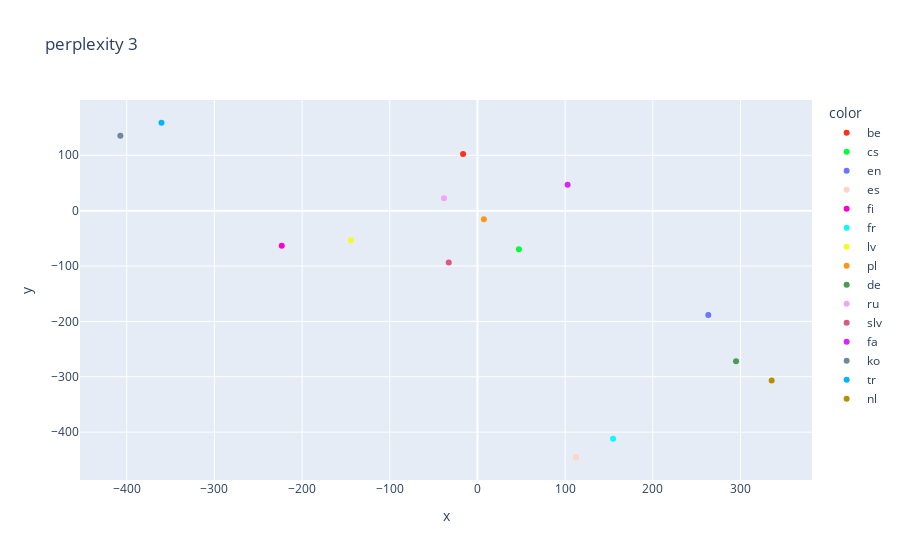
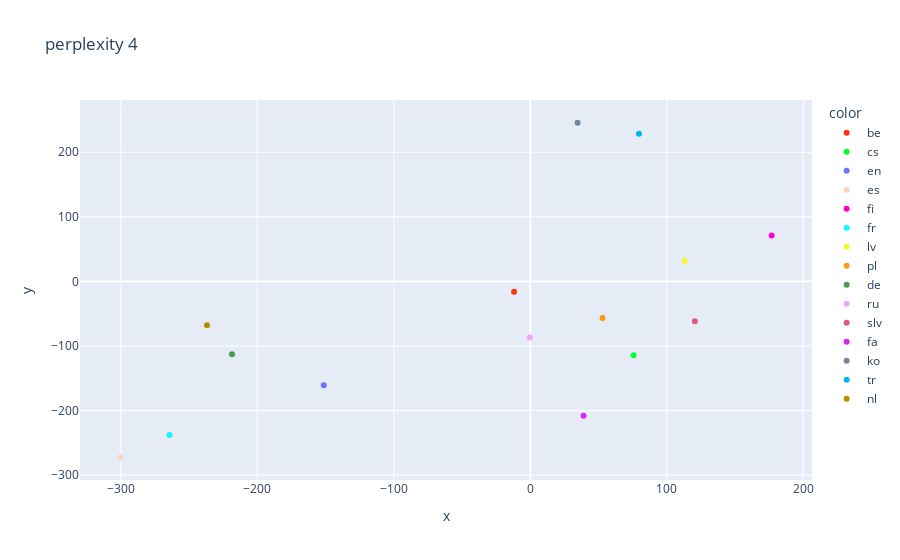
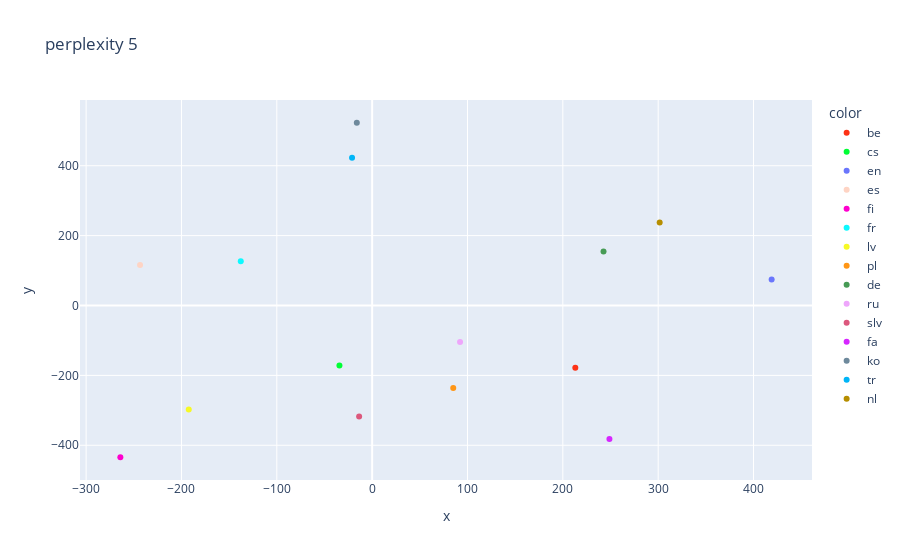
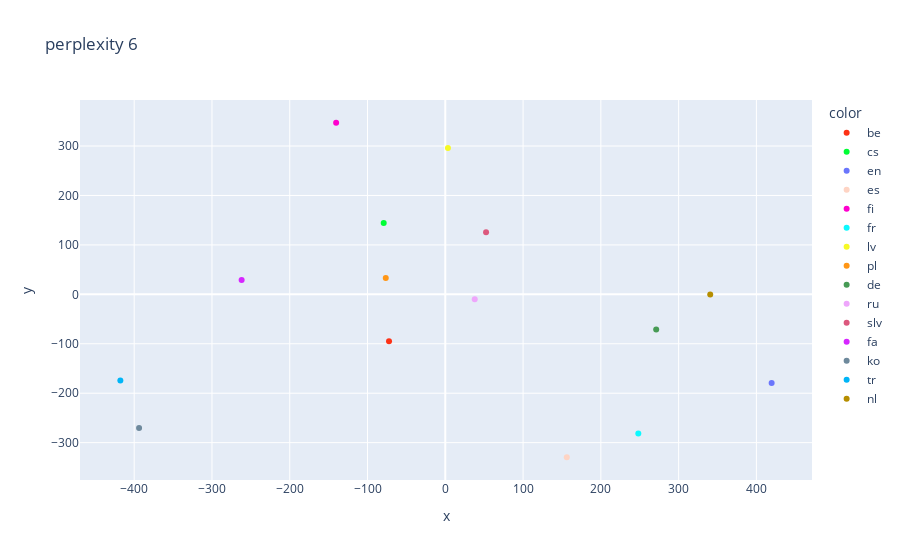

Notebook cell for these charts, in order:
### Code cell
for p in range(3, 11):    
    X_embedded = TSNE(perplexity=p, metric='precomputed').fit_transform(X_dist)
    fig = px.scatter(x=X_embedded[:,0], y=X_embedded[:,1], color=langs_train, title=f"perplexity {p}", color_discrete_sequence=px.colors.qualitative.Light24)
    fig.show()

### Figure 1 — Plotly figure (JSON) as saved in the notebook; plotly's stock layout.template omitted (floating-point values rounded to 4 significant figures)
{"data": [{"hovertemplate": "color=be<br>x=%{x}<br>y=%{y}<extra></extra>", "legendgroup": "be", "marker": {"color": "#FD3216", "symbol": "circle"}, "mode": "markers", "name": "be", "orientation": "v", "showlegend": true, "type": "scatter", "x": [-16.38], "xaxis": "x", "y": [102.5], "yaxis": "y"}, {"hovertemplate": "color=cs<br>x=%{x}<br>y=%{y}<extra></extra>", "legendgroup": "cs", "marker": {"color": "#00FE35", "symbol": "circle"}, "mode": "markers", "name": "cs", "orientation": "v", "showlegend": true, "type": "scatter", "x": [47.27], "xaxis": "x", "y": [-69.56], "yaxis": "y"}, {"hovertemplate": "color=en<br>x=%{x}<br>y=%{y}<extra></extra>", "legendgroup": "en", "marker": {"color": "#6A76FC", "symbol": "circle"}, "mode": "markers", "name": "en", "orientation": "v", "showlegend": true, "type": "scatter", "x": [263.3], "xaxis": "x", "y": [-188.5], "yaxis": "y"}, {"hovertemplate": "color=es<br>x=%{x}<br>y=%{y}<extra></extra>", "legendgroup": "es", "marker": {"color": "#FED4C4", "symbol": "circle"}, "mode": "markers", "name": "es", "orientation": "v", "showlegend": true, "type": "scatter", "x": [112.4], "xaxis": "x", "y": [-445.4], "yaxis": "y"}, {"hovertemplate": "color=fi<br>x=%{x}<br>y=%{y}<extra></extra>", "legendgroup": "fi", "marker": {"color": "#FE00CE", "symbol": "circle"}, "mode": "markers", "name": "fi", "orientation": "v", "showlegend": true, "type": "scatter", "x": [-223.2], "xaxis": "x", "y": [-63.54], "yaxis": "y"}, {"hovertemplate": "color=fr<br>x=%{x}<br>y=%{y}<extra></extra>", "legendgroup": "fr", "marker": {"color": "#0DF9FF", "symbol": "circle"}, "mode": "markers", "name": "fr", "orientation": "v", "showlegend": true, "type": "scatter", "x": [154.6], "xaxis": "x", "y": [-412.0], "yaxis": "y"}, {"hovertemplate": "color=lv<br>x=%{x}<br>y=%{y}<extra></extra>", "legendgroup": "lv", "marker": {"color": "#F6F926", "symbol": "circle"}, "mode": "markers", "name": "lv", "orientation": "v", "showlegend": true, "type": "scatter", "x": [-144.3], "xaxis": "x", "y": [-53.56], "yaxis": "y"}, {"hovertemplate": "color=pl<br>x=%{x}<br>y=%{y}<extra></extra>", "legendgroup": "pl", "marker": {"color": "#FF9616", "symbol": "circle"}, "mode": "markers", "name": "pl", "orientation": "v", "showlegend": true, "type": "scatter", "x": [7.341], "xaxis": "x", "y": [-15.63], "yaxis": "y"}, {"hovertemplate": "color=de<br>x=%{x}<br>y=%{y}<extra></extra>", "legendgroup": "de", "marker": {"color": "#479B55", "symbol": "circle"}, "mode": "markers", "name": "de", "orientation": "v", "showlegend": true, "type": "scatter", "x": [294.9], "xaxis": "x", "y": [-272.0], "yaxis": "y"}, {"hovertemplate": "color=ru<br>x=%{x}<br>y=%{y}<extra></extra>", "legendgroup": "ru", "marker": {"color": "#EEA6FB", "symbol": "circle"}, "mode": "markers", "name": "ru", "orientation": "v", "showlegend": true, "type": "scatter", "x": [-38.11], "xaxis": "x", "y": [22.41], "yaxis": "y"}, {"hovertemplate": "color=slv<br>x=%{x}<br>y=%{y}<extra></extra>", "legendgroup": "slv", "marker": {"color": "#DC587D", "symbol": "circle"}, "mode": "markers", "name": "slv", "orientation": "v", "showlegend": true, "type": "scatter", "x": [-32.71], "xaxis": "x", "y": [-93.59], "yaxis": "y"}, {"hovertemplate": "color=fa<br>x=%{x}<br>y=%{y}<extra></extra>", "legendgroup": "fa", "marker": {"color": "#D626FF", "symbol": "circle"}, "mode": "markers", "name": "fa", "orientation": "v", "showlegend": true, "type": "scatter", "x": [102.8], "xaxis": "x", "y": [46.81], "yaxis": "y"}, {"hovertemplate": "color=ko<br>x=%{x}<br>y=%{y}<extra></extra>", "legendgroup": "ko", "marker": {"color": "#6E899C", "symbol": "circle"}, "mode": "markers", "name": "ko", "orientation": "v", "showlegend": true, "type": "scatter", "x": [-407.2], "xaxis": "x", "y": [135.4], "yaxis": "y"}, {"hovertemplate": "color=tr<br>x=%{x}<br>y=%{y}<extra></extra>", "legendgroup": "tr", "marker": {"color": "#00B5F7", "symbol": "circle"}, "mode": "markers", "name": "tr", "orientation": "v", "showlegend": true, "type": "scatter", "x": [-360.3], "xaxis": "x", "y": [158.8], "yaxis": "y"}, {"hovertemplate": "color=nl<br>x=%{x}<br>y=%{y}<extra></extra>", "legendgroup": "nl", "marker": {"color": "#B68E00", "symbol": "circle"}, "mode": "markers", "name": "nl", "orientation": "v", "showlegend": true, "type": "scatter", "x": [335.5], "xaxis": "x", "y": [-306.7], "yaxis": "y"}], "layout": {"legend": {"title": {"text": "color"}, "tracegroupgap": 0}, "title": {"text": "perplexity 3"}, "xaxis": {"anchor": "y", "domain": [0, 1], "title": {"text": "x"}}, "yaxis": {"anchor": "x", "domain": [0, 1], "title": {"text": "y"}}}}

### Figure 2 — Plotly figure (JSON) as saved in the notebook; plotly's stock layout.template omitted (floating-point values rounded to 4 significant figures)
{"data": [{"hovertemplate": "color=be<br>x=%{x}<br>y=%{y}<extra></extra>", "legendgroup": "be", "marker": {"color": "#FD3216", "symbol": "circle"}, "mode": "markers", "name": "be", "orientation": "v", "showlegend": true, "type": "scatter", "x": [-11.83], "xaxis": "x", "y": [-15.96], "yaxis": "y"}, {"hovertemplate": "color=cs<br>x=%{x}<br>y=%{y}<extra></extra>", "legendgroup": "cs", "marker": {"color": "#00FE35", "symbol": "circle"}, "mode": "markers", "name": "cs", "orientation": "v", "showlegend": true, "type": "scatter", "x": [75.8], "xaxis": "x", "y": [-114.2], "yaxis": "y"}, {"hovertemplate": "color=en<br>x=%{x}<br>y=%{y}<extra></extra>", "legendgroup": "en", "marker": {"color": "#6A76FC", "symbol": "circle"}, "mode": "markers", "name": "en", "orientation": "v", "showlegend": true, "type": "scatter", "x": [-151.3], "xaxis": "x", "y": [-160.8], "yaxis": "y"}, {"hovertemplate": "color=es<br>x=%{x}<br>y=%{y}<extra></extra>", "legendgroup": "es", "marker": {"color": "#FED4C4", "symbol": "circle"}, "mode": "markers", "name": "es", "orientation": "v", "showlegend": true, "type": "scatter", "x": [-300.4], "xaxis": "x", "y": [-272.4], "yaxis": "y"}, {"hovertemplate": "color=fi<br>x=%{x}<br>y=%{y}<extra></extra>", "legendgroup": "fi", "marker": {"color": "#FE00CE", "symbol": "circle"}, "mode": "markers", "name": "fi", "orientation": "v", "showlegend": true, "type": "scatter", "x": [176.9], "xaxis": "x", "y": [71.23], "yaxis": "y"}, {"hovertemplate": "color=fr<br>x=%{x}<br>y=%{y}<extra></extra>", "legendgroup": "fr", "marker": {"color": "#0DF9FF", "symbol": "circle"}, "mode": "markers", "name": "fr", "orientation": "v", "showlegend": true, "type": "scatter", "x": [-264.4], "xaxis": "x", "y": [-237.9], "yaxis": "y"}, {"hovertemplate": "color=lv<br>x=%{x}<br>y=%{y}<extra></extra>", "legendgroup": "lv", "marker": {"color": "#F6F926", "symbol": "circle"}, "mode": "markers", "name": "lv", "orientation": "v", "showlegend": true, "type": "scatter", "x": [113.2], "xaxis": "x", "y": [31.49], "yaxis": "y"}, {"hovertemplate": "color=pl<br>x=%{x}<br>y=%{y}<extra></extra>", "legendgroup": "pl", "marker": {"color": "#FF9616", "symbol": "circle"}, "mode": "markers", "name": "pl", "orientation": "v", "showlegend": true, "type": "scatter", "x": [53.0], "xaxis": "x", "y": [-56.62], "yaxis": "y"}, {"hovertemplate": "color=de<br>x=%{x}<br>y=%{y}<extra></extra>", "legendgroup": "de", "marker": {"color": "#479B55", "symbol": "circle"}, "mode": "markers", "name": "de", "orientation": "v", "showlegend": true, "type": "scatter", "x": [-218.6], "xaxis": "x", "y": [-112.7], "yaxis": "y"}, {"hovertemplate": "color=ru<br>x=%{x}<br>y=%{y}<extra></extra>", "legendgroup": "ru", "marker": {"color": "#EEA6FB", "symbol": "circle"}, "mode": "markers", "name": "ru", "orientation": "v", "showlegend": true, "type": "scatter", "x": [-0.3744], "xaxis": "x", "y": [-87.02], "yaxis": "y"}, {"hovertemplate": "color=slv<br>x=%{x}<br>y=%{y}<extra></extra>", "legendgroup": "slv", "marker": {"color": "#DC587D", "symbol": "circle"}, "mode": "markers", "name": "slv", "orientation": "v", "showlegend": true, "type": "scatter", "x": [120.7], "xaxis": "x", "y": [-61.65], "yaxis": "y"}, {"hovertemplate": "color=fa<br>x=%{x}<br>y=%{y}<extra></extra>", "legendgroup": "fa", "marker": {"color": "#D626FF", "symbol": "circle"}, "mode": "markers", "name": "fa", "orientation": "v", "showlegend": true, "type": "scatter", "x": [39.04], "xaxis": "x", "y": [-208.0], "yaxis": "y"}, {"hovertemplate": "color=ko<br>x=%{x}<br>y=%{y}<extra></extra>", "legendgroup": "ko", "marker": {"color": "#6E899C", "symbol": "circle"}, "mode": "markers", "name": "ko", "orientation": "v", "showlegend": true, "type": "scatter", "x": [34.71], "xaxis": "x", "y": [245.7], "yaxis": "y"}, {"hovertemplate": "color=tr<br>x=%{x}<br>y=%{y}<extra></extra>", "legendgroup": "tr", "marker": {"color": "#00B5F7", "symbol": "circle"}, "mode": "markers", "name": "tr", "orientation": "v", "showlegend": true, "type": "scatter", "x": [79.7], "xaxis": "x", "y": [228.9], "yaxis": "y"}, {"hovertemplate": "color=nl<br>x=%{x}<br>y=%{y}<extra></extra>", "legendgroup": "nl", "marker": {"color": "#B68E00", "symbol": "circle"}, "mode": "markers", "name": "nl", "orientation": "v", "showlegend": true, "type": "scatter", "x": [-236.9], "xaxis": "x", "y": [-67.96], "yaxis": "y"}], "layout": {"legend": {"title": {"text": "color"}, "tracegroupgap": 0}, "title": {"text": "perplexity 4"}, "xaxis": {"anchor": "y", "domain": [0, 1], "title": {"text": "x"}}, "yaxis": {"anchor": "x", "domain": [0, 1], "title": {"text": "y"}}}}

### Figure 3 — Plotly figure (JSON) as saved in the notebook; plotly's stock layout.template omitted (floating-point values rounded to 4 significant figures)
{"data": [{"hovertemplate": "color=be<br>x=%{x}<br>y=%{y}<extra></extra>", "legendgroup": "be", "marker": {"color": "#FD3216", "symbol": "circle"}, "mode": "markers", "name": "be", "orientation": "v", "showlegend": true, "type": "scatter", "x": [213.1], "xaxis": "x", "y": [-178.4], "yaxis": "y"}, {"hovertemplate": "color=cs<br>x=%{x}<br>y=%{y}<extra></extra>", "legendgroup": "cs", "marker": {"color": "#00FE35", "symbol": "circle"}, "mode": "markers", "name": "cs", "orientation": "v", "showlegend": true, "type": "scatter", "x": [-34.32], "xaxis": "x", "y": [-171.7], "yaxis": "y"}, {"hovertemplate": "color=en<br>x=%{x}<br>y=%{y}<extra></extra>", "legendgroup": "en", "marker": {"color": "#6A76FC", "symbol": "circle"}, "mode": "markers", "name": "en", "orientation": "v", "showlegend": true, "type": "scatter", "x": [419.0], "xaxis": "x", "y": [74.24], "yaxis": "y"}, {"hovertemplate": "color=es<br>x=%{x}<br>y=%{y}<extra></extra>", "legendgroup": "es", "marker": {"color": "#FED4C4", "symbol": "circle"}, "mode": "markers", "name": "es", "orientation": "v", "showlegend": true, "type": "scatter", "x": [-243.4], "xaxis": "x", "y": [115.7], "yaxis": "y"}, {"hovertemplate": "color=fi<br>x=%{x}<br>y=%{y}<extra></extra>", "legendgroup": "fi", "marker": {"color": "#FE00CE", "symbol": "circle"}, "mode": "markers", "name": "fi", "orientation": "v", "showlegend": true, "type": "scatter", "x": [-264.1], "xaxis": "x", "y": [-434.3], "yaxis": "y"}, {"hovertemplate": "color=fr<br>x=%{x}<br>y=%{y}<extra></extra>", "legendgroup": "fr", "marker": {"color": "#0DF9FF", "symbol": "circle"}, "mode": "markers", "name": "fr", "orientation": "v", "showlegend": true, "type": "scatter", "x": [-137.8], "xaxis": "x", "y": [126.8], "yaxis": "y"}, {"hovertemplate": "color=lv<br>x=%{x}<br>y=%{y}<extra></extra>", "legendgroup": "lv", "marker": {"color": "#F6F926", "symbol": "circle"}, "mode": "markers", "name": "lv", "orientation": "v", "showlegend": true, "type": "scatter", "x": [-192.3], "xaxis": "x", "y": [-297.8], "yaxis": "y"}, {"hovertemplate": "color=pl<br>x=%{x}<br>y=%{y}<extra></extra>", "legendgroup": "pl", "marker": {"color": "#FF9616", "symbol": "circle"}, "mode": "markers", "name": "pl", "orientation": "v", "showlegend": true, "type": "scatter", "x": [85.04], "xaxis": "x", "y": [-236.1], "yaxis": "y"}, {"hovertemplate": "color=de<br>x=%{x}<br>y=%{y}<extra></extra>", "legendgroup": "de", "marker": {"color": "#479B55", "symbol": "circle"}, "mode": "markers", "name": "de", "orientation": "v", "showlegend": true, "type": "scatter", "x": [242.7], "xaxis": "x", "y": [154.7], "yaxis": "y"}, {"hovertemplate": "color=ru<br>x=%{x}<br>y=%{y}<extra></extra>", "legendgroup": "ru", "marker": {"color": "#EEA6FB", "symbol": "circle"}, "mode": "markers", "name": "ru", "orientation": "v", "showlegend": true, "type": "scatter", "x": [92.21], "xaxis": "x", "y": [-104.1], "yaxis": "y"}, {"hovertemplate": "color=slv<br>x=%{x}<br>y=%{y}<extra></extra>", "legendgroup": "slv", "marker": {"color": "#DC587D", "symbol": "circle"}, "mode": "markers", "name": "slv", "orientation": "v", "showlegend": true, "type": "scatter", "x": [-13.65], "xaxis": "x", "y": [-317.6], "yaxis": "y"}, {"hovertemplate": "color=fa<br>x=%{x}<br>y=%{y}<extra></extra>", "legendgroup": "fa", "marker": {"color": "#D626FF", "symbol": "circle"}, "mode": "markers", "name": "fa", "orientation": "v", "showlegend": true, "type": "scatter", "x": [248.8], "xaxis": "x", "y": [-382.1], "yaxis": "y"}, {"hovertemplate": "color=ko<br>x=%{x}<br>y=%{y}<extra></extra>", "legendgroup": "ko", "marker": {"color": "#6E899C", "symbol": "circle"}, "mode": "markers", "name": "ko", "orientation": "v", "showlegend": true, "type": "scatter", "x": [-16.1], "xaxis": "x", "y": [523.0], "yaxis": "y"}, {"hovertemplate": "color=tr<br>x=%{x}<br>y=%{y}<extra></extra>", "legendgroup": "tr", "marker": {"color": "#00B5F7", "symbol": "circle"}, "mode": "markers", "name": "tr", "orientation": "v", "showlegend": true, "type": "scatter", "x": [-21.09], "xaxis": "x", "y": [422.9], "yaxis": "y"}, {"hovertemplate": "color=nl<br>x=%{x}<br>y=%{y}<extra></extra>", "legendgroup": "nl", "marker": {"color": "#B68E00", "symbol": "circle"}, "mode": "markers", "name": "nl", "orientation": "v", "showlegend": true, "type": "scatter", "x": [301.6], "xaxis": "x", "y": [237.4], "yaxis": "y"}], "layout": {"legend": {"title": {"text": "color"}, "tracegroupgap": 0}, "title": {"text": "perplexity 5"}, "xaxis": {"anchor": "y", "domain": [0, 1], "title": {"text": "x"}}, "yaxis": {"anchor": "x", "domain": [0, 1], "title": {"text": "y"}}}}

### Figure 4 — Plotly figure (JSON) as saved in the notebook; plotly's stock layout.template omitted (floating-point values rounded to 4 significant figures)
{"data": [{"hovertemplate": "color=be<br>x=%{x}<br>y=%{y}<extra></extra>", "legendgroup": "be", "marker": {"color": "#FD3216", "symbol": "circle"}, "mode": "markers", "name": "be", "orientation": "v", "showlegend": true, "type": "scatter", "x": [-72.36], "xaxis": "x", "y": [-94.76], "yaxis": "y"}, {"hovertemplate": "color=cs<br>x=%{x}<br>y=%{y}<extra></extra>", "legendgroup": "cs", "marker": {"color": "#00FE35", "symbol": "circle"}, "mode": "markers", "name": "cs", "orientation": "v", "showlegend": true, "type": "scatter", "x": [-79.18], "xaxis": "x", "y": [144.2], "yaxis": "y"}, {"hovertemplate": "color=en<br>x=%{x}<br>y=%{y}<extra></extra>", "legendgroup": "en", "marker": {"color": "#6A76FC", "symbol": "circle"}, "mode": "markers", "name": "en", "orientation": "v", "showlegend": true, "type": "scatter", "x": [419.6], "xaxis": "x", "y": [-179.2], "yaxis": "y"}, {"hovertemplate": "color=es<br>x=%{x}<br>y=%{y}<extra></extra>", "legendgroup": "es", "marker": {"color": "#FED4C4", "symbol": "circle"}, "mode": "markers", "name": "es", "orientation": "v", "showlegend": true, "type": "scatter", "x": [156.2], "xaxis": "x", "y": [-329.5], "yaxis": "y"}, {"hovertemplate": "color=fi<br>x=%{x}<br>y=%{y}<extra></extra>", "legendgroup": "fi", "marker": {"color": "#FE00CE", "symbol": "circle"}, "mode": "markers", "name": "fi", "orientation": "v", "showlegend": true, "type": "scatter", "x": [-140.3], "xaxis": "x", "y": [347.1], "yaxis": "y"}, {"hovertemplate": "color=fr<br>x=%{x}<br>y=%{y}<extra></extra>", "legendgroup": "fr", "marker": {"color": "#0DF9FF", "symbol": "circle"}, "mode": "markers", "name": "fr", "orientation": "v", "showlegend": true, "type": "scatter", "x": [248.2], "xaxis": "x", "y": [-281.5], "yaxis": "y"}, {"hovertemplate": "color=lv<br>x=%{x}<br>y=%{y}<extra></extra>", "legendgroup": "lv", "marker": {"color": "#F6F926", "symbol": "circle"}, "mode": "markers", "name": "lv", "orientation": "v", "showlegend": true, "type": "scatter", "x": [3.395], "xaxis": "x", "y": [296.0], "yaxis": "y"}, {"hovertemplate": "color=pl<br>x=%{x}<br>y=%{y}<extra></extra>", "legendgroup": "pl", "marker": {"color": "#FF9616", "symbol": "circle"}, "mode": "markers", "name": "pl", "orientation": "v", "showlegend": true, "type": "scatter", "x": [-76.55], "xaxis": "x", "y": [32.83], "yaxis": "y"}, {"hovertemplate": "color=de<br>x=%{x}<br>y=%{y}<extra></extra>", "legendgroup": "de", "marker": {"color": "#479B55", "symbol": "circle"}, "mode": "markers", "name": "de", "orientation": "v", "showlegend": true, "type": "scatter", "x": [271.2], "xaxis": "x", "y": [-70.94], "yaxis": "y"}, {"hovertemplate": "color=ru<br>x=%{x}<br>y=%{y}<extra></extra>", "legendgroup": "ru", "marker": {"color": "#EEA6FB", "symbol": "circle"}, "mode": "markers", "name": "ru", "orientation": "v", "showlegend": true, "type": "scatter", "x": [37.83], "xaxis": "x", "y": [-9.784], "yaxis": "y"}, {"hovertemplate": "color=slv<br>x=%{x}<br>y=%{y}<extra></extra>", "legendgroup": "slv", "marker": {"color": "#DC587D", "symbol": "circle"}, "mode": "markers", "name": "slv", "orientation": "v", "showlegend": true, "type": "scatter", "x": [52.41], "xaxis": "x", "y": [125.7], "yaxis": "y"}, {"hovertemplate": "color=fa<br>x=%{x}<br>y=%{y}<extra></extra>", "legendgroup": "fa", "marker": {"color": "#D626FF", "symbol": "circle"}, "mode": "markers", "name": "fa", "orientation": "v", "showlegend": true, "type": "scatter", "x": [-261.9], "xaxis": "x", "y": [29.24], "yaxis": "y"}, {"hovertemplate": "color=ko<br>x=%{x}<br>y=%{y}<extra></extra>", "legendgroup": "ko", "marker": {"color": "#6E899C", "symbol": "circle"}, "mode": "markers", "name": "ko", "orientation": "v", "showlegend": true, "type": "scatter", "x": [-393.7], "xaxis": "x", "y": [-270.5], "yaxis": "y"}, {"hovertemplate": "color=tr<br>x=%{x}<br>y=%{y}<extra></extra>", "legendgroup": "tr", "marker": {"color": "#00B5F7", "symbol": "circle"}, "mode": "markers", "name": "tr", "orientation": "v", "showlegend": true, "type": "scatter", "x": [-417.8], "xaxis": "x", "y": [-174.2], "yaxis": "y"}, {"hovertemplate": "color=nl<br>x=%{x}<br>y=%{y}<extra></extra>", "legendgroup": "nl", "marker": {"color": "#B68E00", "symbol": "circle"}, "mode": "markers", "name": "nl", "orientation": "v", "showlegend": true, "type": "scatter", "x": [340.6], "xaxis": "x", "y": [-0.2868], "yaxis": "y"}], "layout": {"legend": {"title": {"text": "color"}, "tracegroupgap": 0}, "title": {"text": "perplexity 6"}, "xaxis": {"anchor": "y", "domain": [0, 1], "title": {"text": "x"}}, "yaxis": {"anchor": "x", "domain": [0, 1], "title": {"text": "y"}}}}
